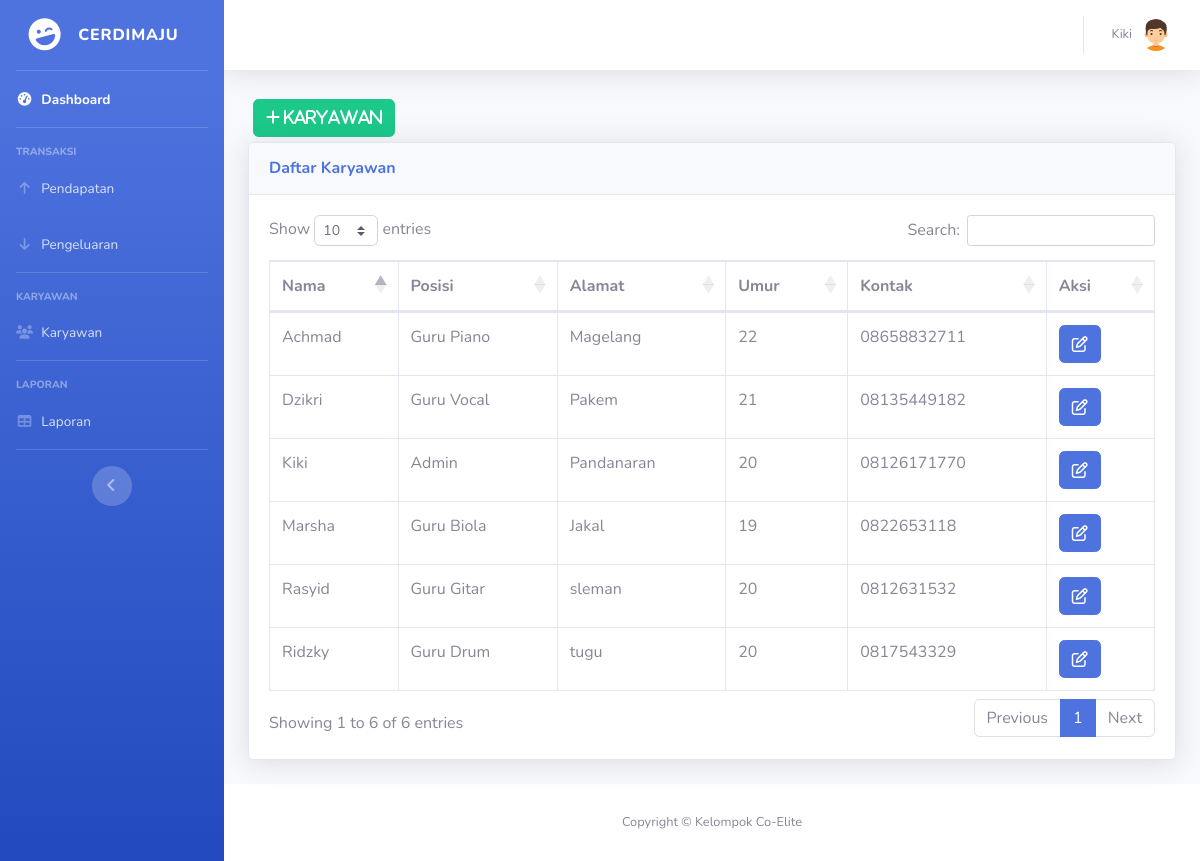
Screenshot of /karyawan.php (signed in) with the database file from the repository.
### tables this page shows
CREATE TABLE `karyawan` (
  `id_karyawan` int(11) NOT NULL,
  `nama` varchar(40) NOT NULL,
  `posisi` varchar(40) NOT NULL,
  `alamat` varchar(40) NOT NULL,
  `umur` int(11) NOT NULL,
  `kontak` varchar(40) NOT NULL
);

### karyawan.php (the view, shortened to what this page needs)
<!DOCTYPE html>
<html lang="en">
<head>
  <link href="vendor/fontawesome-free/css/all.min.css" rel="stylesheet" type="text/css">
  <link href="css/sb-admin-2.min.css" rel="stylesheet">
  <link href="vendor/datatables/dataTables.bootstrap4.min.css" rel="stylesheet">
</head>
<body id="page-top">
<?php require 'koneksi.php'; ?>
<?php require 'sidebar.php'; ?>
      <div id="content">
<?php require 'navbar.php'; ?>
        <div class="container-fluid">
<button type="button" class="btn btn-success" style="margin:5px" data-toggle="modal" data-target="#myModalTambah"><i class="fa fa-plus"> Karyawan</i></button><br>
          <div class="card shadow mb-4">
            <div class="card-header py-3">
              <h6 class="m-0 font-weight-bold text-primary">Daftar Karyawan</h6>
            </div>
            <div class="card-body">
              <div class="table-responsive">
                <table class="table table-bordered" id="dataTable" width="100%" cellspacing="0">
                  <thead>
                    <tr>
                      <th>Nama</th>
                      <th>Posisi</th>
                      <th>Alamat</th>
                      <th>Umur</th>
                      <th>Kontak</th>
                      <th>Aksi</th>
                    </tr>
                  </thead>
                  <tbody>
				  <?php
$query = mysqli_query($koneksi,"SELECT * FROM karyawan");
while ($data = mysqli_fetch_assoc($query))
{
?>
                    <tr>
                      <td><?=$data['nama']?></td>
                      <td><?=$data['posisi']?></td>
                      <td><?=$data['alamat']?></td>
                      <td><?=$data['umur']?></td>
                      <td><?=$data['kontak']?></td>
					  <td>
<a href="#" type="button" class=" fa fa-edit btn btn-primary btn-md" data-toggle="modal" data-target="#myModal<?php echo $data['id_karyawan']; ?>"></a>
</td>
</tr>
  </div>
<?php
}
?>
              </div>
<?php require 'footer.php'?>
</body>
</html>

### sidebar.php
<div id="wrapper">
  <ul class="navbar-nav bg-gradient-primary sidebar sidebar-dark accordion" id="accordionSidebar">
    <a class="sidebar-brand d-flex align-items-center justify-content-center" href="index.php">
      <div class="sidebar-brand-icon rotate-n-15">
        <i class="fas fa-laugh-wink"></i>
      </div>
      <div class="sidebar-brand-text mx-3">CerdiMaju</div>
    </a>
    <hr class="sidebar-divider my-0">
    <li class="nav-item active">
      <a class="nav-link" href="index.php">
        <i class="fas fa-fw fa-tachometer-alt"></i>
        <span>Dashboard</span></a>
    </li>
    <hr class="sidebar-divider">
    <div class="sidebar-heading">
      Transaksi
    </div>
    <li class="nav-item">
      <a class="nav-link collapsed" href="pendapatan.php">
        <i class="fas fa-fw fa-arrow-up"></i>
        <span>Pendapatan</span>
      </a>
    </li>
    <li class="nav-item">
      <a class="nav-link collapsed" href="pengeluaran.php" >
        <i class="fas fa-fw fa-arrow-down"></i>
        <span>Pengeluaran</span>
      </a>
    </li>
    <hr class="sidebar-divider">
    <div class="sidebar-heading">
      Karyawan
    </div>
    <li class="nav-item">
      <a class="nav-link collapsed" href="karyawan.php">
        <i class="fas fa-fw fa-users"></i>
        <span>Karyawan</span>
      </a>
    </li>
    <hr class="sidebar-divider">
    <div class="sidebar-heading">
      Laporan
    </div>
    <li class="nav-item">
      <a class="nav-link" href="laporan.php">
        <i class="fas fa-fw fa-table"></i>
        <span>Laporan</span></a>
    </li>
    <hr class="sidebar-divider d-none d-md-block">
    <div class="text-center d-none d-md-inline">
      <button class="rounded-circle border-0" id="sidebarToggle"></button>
    </div>
  </ul>
  <div id="content-wrapper" class="d-flex flex-column">

### navbar.php (shortened to what this page needs)
        <nav class="navbar navbar-expand navbar-light bg-white topbar mb-4 static-top shadow">
<?php require 'user.php'; ?>
        </nav>

### user.php (shortened to what this page needs)
<ul class="navbar-nav ml-auto">
  <li class="nav-item dropdown no-arrow">
    <a class="nav-link dropdown-toggle" href="#" id="userDropdown" role="button" data-toggle="dropdown" aria-haspopup="true" aria-expanded="false">
      <span class="mr-2 d-none d-lg-inline text-gray-600 small"><?=$_SESSION['nama']?></span>
      <img class="img-profile rounded-circle" src="img/boy(2).png">
    </a>
  </li>
</ul>

### footer.php
<footer class="sticky-footer bg-white">
  <div class="container my-auto">
    <div class="copyright text-center my-auto">
      <span>Copyright &copy; Kelompok Co-Elite</span>
    </div>
  </div>
</footer>

### rows the page displays
karyawan: nama "Kiki", posisi "Admin", alamat "Pandanaran", umur "20", kontak "08126171770"
karyawan: nama "Rasyid", posisi "Guru Gitar", alamat "sleman", umur "20", kontak "0812631532"
karyawan: nama "Ridzky", posisi "Guru Drum", alamat "tugu", umur "20", kontak "0817543329"
karyawan: nama "Marsha", posisi "Guru Biola", alamat "Jakal", umur "19", kontak "0822653118"
karyawan: nama "Dzikri", posisi "Guru Vocal", alamat "Pakem", umur "21", kontak "08135449182"
karyawan: nama "Achmad", posisi "Guru Piano", alamat "Magelang", umur "22", kontak "08658832711"

### other values shown
$_SESSION['nama'] "Kiki"
